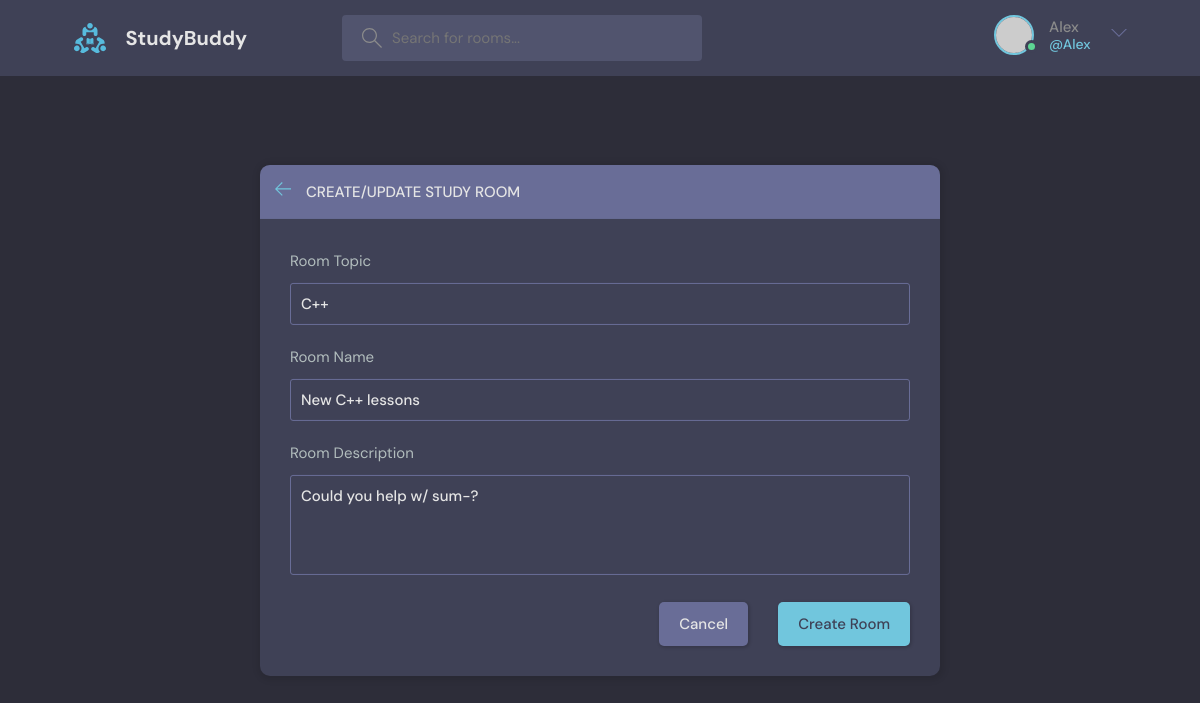
Page /update-room/7/ (signed in) on the committed database.
### main/models.py (models this page shows, shortened)
class Room(models.Model):
    host = models.ForeignKey(User, on_delete=models.SET_NULL, null=True)
    topic = models.ForeignKey(Topic, on_delete=models.SET_NULL, null=True)
    name = models.CharField(max_length=200)
    description = models.TextField(null=True, blank=True)
    participants = models.ManyToManyField(User, related_name='Participants', blank=True)
    updated = models.DateTimeField(auto_now=True)
    created = models.DateTimeField(auto_now_add=True)
    class Meta:
        ordering = ['-updated', '-created']

class Topic(models.Model):
    name = models.CharField(max_length=200)

### main/views.py (the view, shortened to what this page needs)
# urls.py: path('update-room/<str:pk>/', views.updateRoom, name='update-room'),
@login_required(login_url='login')
def updateRoom(request, pk):
    room = Room.objects.get(id=pk)
    form = RoomForm(instance=room)
    topics = Topic.objects.all()
    if request.user != room.host:
        messages.error(request, "You are not allowed to edit another's room")
        return redirect('home')
    context = {'form': form, 'topics': topics, 'room': room}
    return render(request, 'main/room_form.html', context)

### main/forms.py
class RoomForm(ModelForm):
    class Meta:
        model = Room
        fields = '__all__'
        exclude = ['host', 'participants']

### main/templates/main/room_form.html (shortened to what this page needs)
{% extends 'main.html' %}
{% block content %}
  <main class="create-room layout">
    <div class="container">
      <div class="layout__box">
        <div class="layout__boxHeader">
          <div class="layout__boxTitle">
            <a href="{% url 'home' %}">
              <svg version="1.1" xmlns="http://www.w3.org/2000/svg" width="32" height="32" viewBox="0 0 32 32">
                <title>arrow-left</title>
                <path
                  d="M13.723 2.286l-13.723 13.714 13.719 13.714 1.616-1.611-10.96-10.96h27.625v-2.286h-27.625l10.965-10.965-1.616-1.607z">
                </path>
              </svg>
            </a>
            <h3>Create/Update Study Room</h3>
          </div>
        </div>
        <div class="layout__body">
          <form class="form" method="POST" action="">
            <div class="form__group">
              <label for="room_topic">Room Topic</label>
              <input type="text" value="{{room.topic.name}}" name="topic" list="topic-list" />
            </div>
            <div class="form__group">
              <label for="room_name">Room Name</label>
              {{form.name}}
            </div>
            <div class="form__group">
              <label for="room_name">Room Description</label>
              {{form.description}}
            </div>
            <div class="form__action">
              <a class="btn btn--dark" href="index.html">Cancel</a>
              <button class="btn btn--main" type="submit">Create Room</button>
            </div>
          </form>
        </div>
      </div>
    </div>
  </main>
{% endblock %}

### templates/navbar.html (shortened to what this page needs)
    {% load static %}
<header class="header header--loggedIn">
      <div class="container">
        <a href="{% url 'home' %}" class="header__logo">
          <img src="{% static 'images/logo.svg' %}" />
          <h1>StudyBuddy</h1>
        </a>
        <form class="header__search" method="GET" action="{% url 'home' %}">
          <label>
            <input name="q" placeholder="Search for rooms..." />
          </label>
        </form>
        <nav class="header__menu">
          {% if request.user.is_authenticated %}
          <div class="header__user">
            <a href="{% url 'user-profile' request.user.id %}">
              <div class="avatar avatar--medium active">
                <img src="https://randomuser.me/api/portraits/men/37.jpg" />
              </div>
              <p>{{request.user.username}}<span>@{{request.user.username}}</span></p>
            </a>
            <button class="dropdown-button">
              <svg version="1.1" xmlns="http://www.w3.org/2000/svg" width="32" height="32" viewBox="0 0 32 32">
                <title>chevron-down</title>
                <path d="M16 21l-13-13h-3l16 16 16-16h-3l-13 13z"></path>
              </svg>
            </button>
          </div>
          {% else %}
           <a href="{% url 'login' %}">
            <img src="{% static 'images/avatar.svg' %}" />
            <p>Login</p>
          </a>
          {% endif %}
        </nav>
      </div>
    </header>

### rows in the picture
Room: topic "C++", name "New C++ lessons", description "Could you help w/ sum-?"

### other values in the picture
{{ request.user.username }} "Alex"
